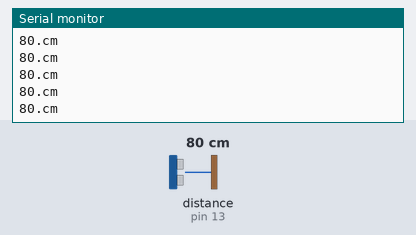
Recording of a sketch running on a simulated Arduino Uno, built with avr-gcc and run on an emulated ATmega328P. Shown: the last lines printed to the serial monitor. Wiring (inferred from the names in the program): ultrasonic range finder: trigger pin 12; echo pin 13. The inputs (shaded band) are chosen by the test bench; at power-on: distance to the obstacle (sensor on pin 13) 80 cm. The echo pulse lasts 58.3 µs per cm.

Above: at 1.2 s.
1.3 s: distance to the obstacle (sensor on pin 13) set to 9 cm
At 1.34 s:
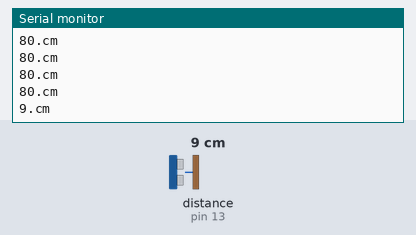
4.3 s: distance to the obstacle (sensor on pin 13) set to 4 cm
At 4.31 s:
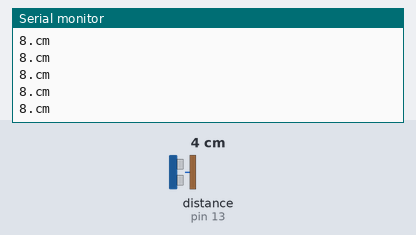
Timing chart, 0 to 7.3 s (numbered marks = the images above; inputs shaded):
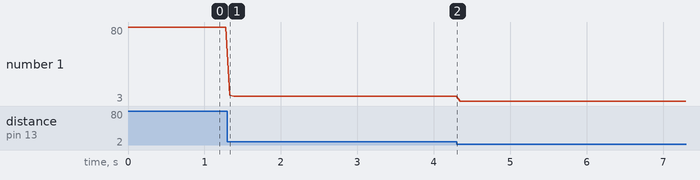

The sketch:

Ejemplo_sensor_ultrasonido.ino
```cpp
int trig = 12;
int echo = 13;

void setup() {
  Serial.begin(9600);
  pinMode(trig, OUTPUT);
  pinMode(echo, INPUT);
}

void loop() {
  long duracion;
  long distancia;

  digitalWrite(trig, LOW);
  delayMicroseconds(4);
  digitalWrite(trig, HIGH);
  delayMicroseconds(10);
  digitalWrite(trig, LOW);

  duracion = pulseIn(echo, HIGH);
  duracion = duracion / 2;

  distancia = duracion / 29;

  Serial.print(distancia);
  Serial.println(".cm");

  delay(50);
}
```

Measured:
- after the input at 1.3 s, the serial monitor: prints a new line at once (image 1)
- plotted number 1: 80 → 8 after the input at 1.3 s, 8 → 3 after the input at 4.3 s
